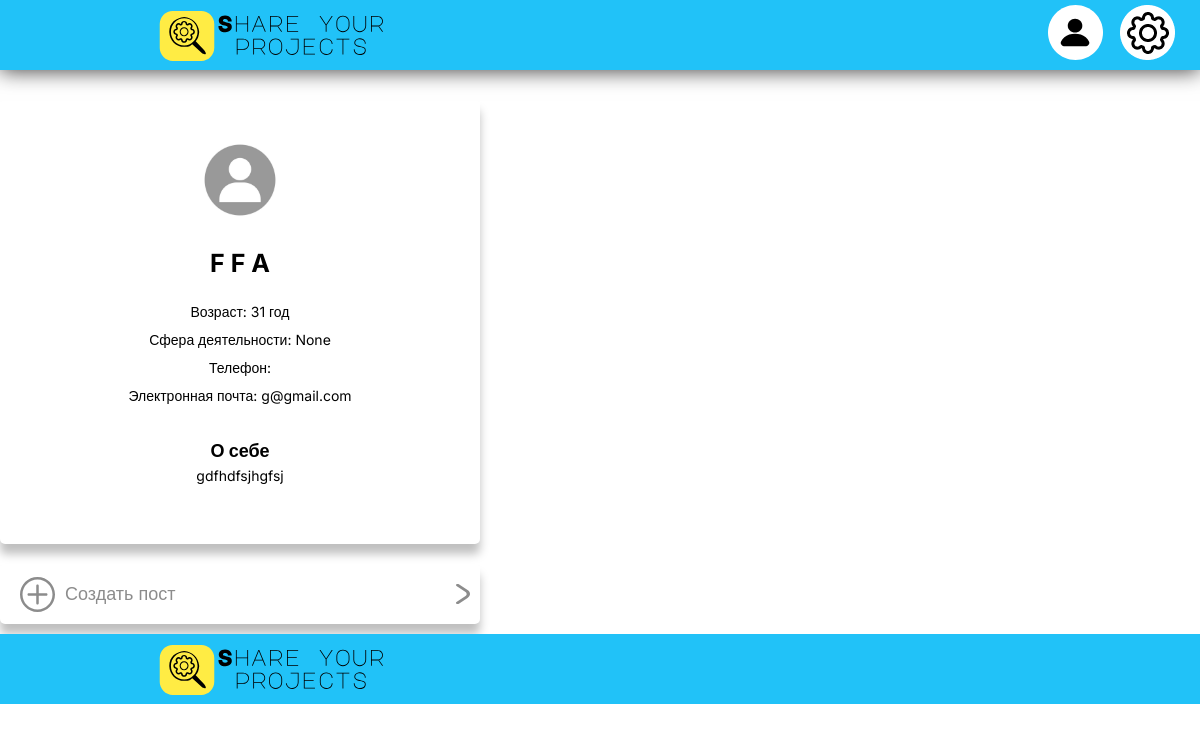
Screenshot of /profile/lomonosov_18mailru/ with the database file from the repository.
### portfolio/models.py (models this page shows, shortened)
class Profile(models.Model):
    user = models.OneToOneField(User, on_delete=models.CASCADE)
    patronymic = models.CharField(max_length=50, blank=True, verbose_name='Отчество')
    date_of_birth = models.DateField(verbose_name='Дата рождения')
    nickname = models.SlugField(max_length=50, unique=True, verbose_name='Никнейм')
    text = models.TextField(blank=True, verbose_name='Описание профиля')
    image = models.ImageField(upload_to='photos/avatars', null=True, verbose_name='Фото профиля')
    phone_number = models.CharField(max_length=10, blank=True, verbose_name='Номер телефона')
    city = models.CharField(max_length=50, blank=True, verbose_name='Город')
    scope_of_work = models.ForeignKey('ProfileScopeWork', null=True, on_delete=models.PROTECT,
                                      verbose_name='Сфера деятельности')
    def get_absolute_url(self):
        return reverse('view_user_profile', kwargs={'nickname': self.nickname})
    class Meta:
        verbose_name = 'Пользователь'
        verbose_name_plural = 'Пользователи'
        ordering = ['user__last_name', 'user__first_name', 'patronymic']

### portfolio/views.py (the view)
# urls.py: path('profile/<slug:nickname>/', UserProfileView.as_view(), name='view_user_profile'),
class UserProfileView(GetProfileMixin, DetailView):
    model = Profile
    template_name = 'portfolio/profile.html'
    def get_context_data(self, **kwargs):
        context = super().get_context_data(**kwargs)
        user = Profile.objects.get(nickname=self.kwargs['nickname']).user
        context['user'] = user
        context['posts'] = Post.objects.filter(author=user)
        return context

### portfolio/templates/portfolio/profile.html (shortened to what this page needs)
{% extends 'portfolio/base-with-navigation.html' %}
{% load static %}
{% block style_load %}
    <link rel="stylesheet" href="{% static 'portfolio/css/profile page.css' %}"/>
{% endblock %}
{% block main %}
    <section>
        <div class="profile-information">
            {% if user_profile.image %}
                <img src="" alt="Фото профиля">
            {% else %}
                <img src="{% static 'portfolio/images/profileIconNO.jpg' %}" alt="Фото профиля">
            {% endif %}
            <div class="main-information">
                <p class="name">{{ user.last_name }} {{ user.first_name }} {{ user_profile.patronymic }}</p>
                <ul>
                    <li class="age">
                        <p>Возраст: 31 год</p>
                    </li>
                    <li class="activity">
                        <p>Сфера деятельности: {{ user_profile.scope_of_work }}</p>
                    </li>
                    <li class="telephone">
                        <p>Телефон: {{ user_profile.phone_number }}</p>
                    </li>
                    <li class="email">
                        <p>Электронная почта: {{ user.email }}</p>
                    </li>
                </ul>
            </div>
            <div class="about-me">
                <p class="about">О себе</p>
                <p>{{ user_profile.text }}</p>
            </div>
            </div>
        <div class="create-post">
            <a href="{% url 'create_post' %}">
                <img src="{% static 'portfolio/images/create post.svg' %}" width="35" height="35"
                     alt="Создать пост(картинка)">
                <p>Создать пост</p>
                <img src="{% static 'portfolio/images/post-arrow-right.svg' %}" width="14" height="20"
                     alt="Редактировать и создать пост">
            </a>
        </div>
    </section>
    <section class="posts">
    </section>
{% endblock %}

### portfolio/static/portfolio/css/header-footer.css (style rules this page uses)
a { text-decoration: none; }

### portfolio/static/portfolio/css/profile page.css (style rules this page uses)
body { font-family: "Inter", sans-serif; font-size: 14px; font-weight: 400; color: rgba(0, 0, 0, 1); display: flex; flex-direction: column; margin: 0; padding: 0; }
ul { list-style-type: none; padding: 0; margin: 0; }
.profile-information { width: 480px; margin-top: 30px; margin-bottom: 20px; height: auto; padding-bottom: 30px; border-radius: 5px; box-shadow: 0 10px 10px rgba(0, 0, 0, 0.25); background-color: rgba(255, 255, 255, 1); text-align: center; }
.profile-information img { width: 100px; height: 100px; margin-top: 30px; margin-bottom: 15px; }
p.name { margin-top: 0; font-weight: bold; font-size: 25px; }
.profile-information li { margin-top: 0; margin-bottom: -3px; }
div.about-me { margin-left: 65px; margin-right: 65px; width: 350px; margin-top: 25px; margin-bottom: 30px; }
.about-me p { margin-top: 5px; }
p.about { margin-bottom: 0; font-size: 18px; font-weight: bold; }
.create-post a { display: flex; width: 480px; height: 60px; margin-bottom: 10px; border-radius: 5px; box-shadow: 0 10px 10px rgba(0, 0, 0, 0.25); background-color: rgba(255, 255, 255, 1); align-items: center; }
.create-post a p { margin-right: auto; color: rgba(140, 140, 140, 1); font-size: 18px; }
.create-post img { margin-right: 10px; margin-left: 20px; }
.posts { display: flex; flex-direction: column; width: 850px; margin-left: 30px; margin-bottom: 30px; padding: 0; margin-top: 30px; }

### rows the page displays
Profile: patronymic "A", scope_of_work "None", text "gdfhdfsjhgfsj"

### other values shown
{{ user.last_name }} "F"
{{ user.first_name }} "F"
{{ user.email }} "g@gmail.com"
